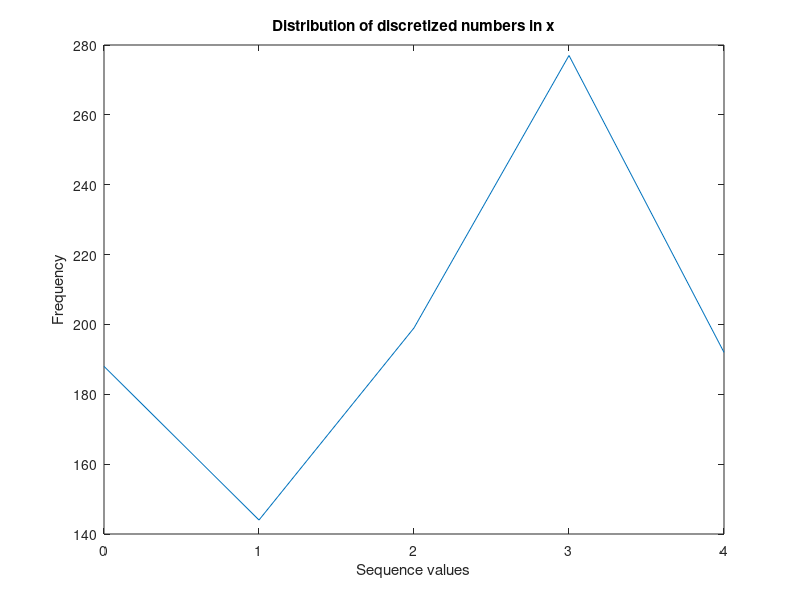

Write the MATLAB code that produced this figure. (Note: this script raises an error after producing the figure.)
function stochastic_sims
% Script file for designing and testing various random processes
% for the CAN simulator.

% Parameters
N = 1000; % Number of points to simulate
x_min = 0; % Minimum bound of process (reduce uncertainty, avoid UB)
x_max = 4; % Maximum bound of process
x0 = 2; % Initial condition
a = .7; % Increment amount for floating-point operations

% Generate realization of random process
% x = rw_int(N, x_min, x_max, x0);
% x = rw_slint(N, x_min, x_max, x0);
% x = rp_inc_can(N);
% x = rw_uslint(N, 4, x_min, x_max, x0);
% x = dq_saw(N, 8, x_min, x_max);
% x = dc_saw(N, a, x_min, x_max);
x = rp_uslfl(N, a, 4, x_min, x_max, x0);

% Analyze qualitatively the sample realization, including its distribution
stoch_analysis(x, x_min, x_max, 1);

end

function stoch_analysis(x, x_min, x_max, x_diff)
% Gathers basic insights of realization x to determine its concordance
% with the specifications and identify stability issues
% 
% x      = stochastic realization
% x_min  = minimum bound
% x_max  = maximum bound
% x_diff = difference between bins, used for histogram

% Histogram for values
% Look for unusual or uneven spikes suggesting unwanted convergence
b_vals = x_min:x_diff:x_max; % Bin locations (discrete)
b_freq = zeros(1, length(b_vals)); % Count per bin
b_out = 0; % Count of values outside of bin (usually this is erroneous)

ii = 1; jj = 1; % Initialize outside of scope to check values outside loop
for ii = 1:length(x)
    for jj = 1:length(b_vals)
        % Check if value is in bin; conditional expression varies
        % depending on whether or not the process is quantized
        if (x(ii) >= b_vals(jj)) && (x(ii) < b_vals(jj) + x_diff);
        % if x(ii) == b_vals(jj)
            b_freq(jj) = b_freq(jj) + 1;
            break % No other bins need to be checked
        end
    end

    % Determine if the value lies outside of the bins
    if jj > length(b_vals)
        b_out = b_out + 1;
    end
end

% Plot histogram
figure(1)
plot(b_vals, b_freq)
xlabel("Sequence values")
ylabel("Frequency")
title("Distribution of discretized numbers in x")

% Relay if any erroneous values were discovered
fprintf("Number of values not in expected distribution: %d\n", b_out);

% Histogram of differences
% Check if stochastic differentials are as defined
% as well as their robustness if the random process is bounded
% Take difference
dx = x(2:end) - x(1:end-1);

% Plot
figure(2)
histogram(dx)
xlabel("Bins")
ylabel("Frequency")
title("Distribution of differences x'[n] = x[n] - x[n - 1]")

% Time-evolution plots
% Look for intervals of unusual or undefined behavior, instability, etc.
figure(3)
subplot(2, 1, 1); % Values
plot(1:length(x), x);
xlabel("Time (n)")
ylabel("x[n]")
title("Time-evolution plots of values x[n] and differences x'[n]")
subplot(2, 1, 2); % Differences
plot(1:length(x)-1, dx);
xlabel("Time (n)")
ylabel("x'[n]")

end

function x = rp_uslfl(N, a, k, x_min, x_max, x0)
% Generates an floating-point random walk within the given bounds and using
% 
%   dW ~ a * (Unif(0, 2) - 1)
% 
% as the noise distribution, updated every kth interval.
% 
% N     = number of points for realization
% k     = time interval for update to (potentially) occur
% x_min = minimum bound (advised to be nonnegative)
% x_max = maximum bound
% x0    = initial condition to start the process

% Storage for state
x = [x0; zeros(N-1,1)];

% Turn noise data into random process
for ii = 2:N
    % Prevent update until interval reached
    if mod(ii, k) == 0
        % Check bounds
        x(ii) = x(ii - 1) + a * (randi([0 2]) - 1);
        if x(ii) < x_min
            x(ii) = x_min;
        elseif x(ii) > x_max
            x(ii) = x_max;
        end
    else % No update
        x(ii) = x(ii - 1);
    end
end

end

function x = rp_inc_can(N)
% Random process generated as close to the one used in the original 
% CAN bus simulations as can be approximated
%
% N = number of points

% Allocate data and set IC
x = zeros(1, N);
x(1) = 1.0;

% Generate process
b = [0 0];
for ii = 2:N
    % Update bounds
    b = [max(1, x(ii - 1) - 1), min(90, x(ii - 1) + 1)] * 1000;

    % Update data at point
    x(ii) = (b(1) + (b(2) - b(1)) * rand) / 1000;
end

end

function x = dc_saw(N, a, x_min, x_max)
% Generates a floating-point signal following the saw waveform
% within the bounds and with slope a.
% 
% N     = number of points for realization
% a     = update increment
% x_min = minimum bound (advised to be nonnegative)
% x_max = maximum bound, also starting value

% Storage for state
x = [x_min; zeros(N-1,1)];

% Generate saw
for ii = 2:N
    % Using traditional loop-based design for smoother transition to C
    x(ii) = x(ii - 1) + a;
    if x(ii) > x_max
        x(ii) = x(ii) - x_max + x_min;
    end
end

end

function x = dq_saw(N, k, x_min, x_max)
% Generates an integral signal following the saw waveform within the bounds,
% where the slope is equal to 1/k, or incrementing every kth interval.
% Resembles a discrete saw upsampled by k in a sample-hold fashion.
% 
% N     = number of points for realization
% k     = time interval for increment to occur
% x_min = minimum bound (advised to be nonnegative)
% x_max = maximum bound, also starting value

% Storage for state
x = [x_min; zeros(N-1,1)];

% Generate saw
for ii = 2:N
    % Prevent update until interval reached
    if mod(ii, k) == 0
        % Cycle back of maximum reached
        if x(ii - 1) == x_max
            x(ii) = x_min;
        else % Increment uniformly
            x(ii) = x(ii - 1) + 1;
        end
    else % No update
        x(ii) = x(ii - 1);
    end
end

end

function x = rw_uslint(N, k, x_min, x_max, x0)
% Generates an integral random walk within the given bounds and using
% 
%   dW ~ Unif(0, 2) - 1
% 
% as the noise distribution, updated every kth interval.
% 
% N     = number of points for realization
% k     = time interval for update to (potentially) occur
% x_min = minimum bound (advised to be nonnegative)
% x_max = maximum bound
% x0    = initial condition to start the process

% Storage for state
x = [x0; zeros(N-1,1)];

% Turn noise data into random process
for ii = 2:N
    if mod(ii, k) == 0
        % Check the bounds first to avoid unsigned overflow
        if x(ii - 1) == x_min
            x(ii) = x(ii - 1) + randi([0 1]);
        elseif x(ii - 1) == x_max
            x(ii) = x(ii - 1) - randi([0 1]);
        else % Update as usual, using the noise value
            x(ii) = x(ii - 1) + randi([0 2]) - 1;
        end
    else % No update
        x(ii) = x(ii - 1);
    end
end

end

function x = rw_slint(N, x_min, x_max, x0)
% Generates an integral random walk within the given bounds and using
% 
%   dW ~ Unif(0, 2) - 1
% 
% as the noise distribution. Biases appear to vary per realization.
% 
% N     = number of points for realization
% x_min = minimum bound (advised to be nonnegative)
% x_max = maximum bound
% x0    = initial condition to start the process

% Store noise realization in-place for convenience
x = randi(3, N, 1) - 2;

% Set IC
x(1) = x0;

% Turn noise data into random process
for ii = 2:N
    % Check the bounds first to avoid unsigned overflow
    if (x(ii - 1) == x_min) && (x(ii) == -1) % Avoid underpassing lower bound
        x(ii) = x(ii - 1);
    elseif (x(ii - 1) == x_max) && (x(ii) == 1) % Avoid surpassing upper bound
        x(ii) = x(ii - 1);
    else % Update as usual, using the noise value
        x(ii) = x(ii - 1) + x(ii);
    end
end

end

function x = rw_int(N, x_min, x_max, x0)
% Generates an integral random walk within the given bounds and using
% 
%   dW ~ 2 * Bern(0.5) - 1
% 
% as the noise distribution. Realizations are always unique.
% 
% N     = number of points for realization
% x_min = minimum bound (advised to be nonnegative)
% x_max = maximum bound
% x0    = initial condition to start the process

% Store noise realization in-place for convenience
x = randi(2, N, 1) * 2 - 3;

% Set IC
x(1) = x0;

% Turn noise data into random process
for ii = 2:N
    % Check the bounds first to avoid unsigned overflow
    if x(ii - 1) == x_min % Always increase from lower bound
        x(ii) = x(ii - 1) + 1;
    elseif x(ii - 1) == x_max % Always decrease from upper bound
        x(ii) = x(ii - 1) - 1;
    else % Update as usual, using the noise value
        x(ii) = x(ii - 1) + x(ii);
    end
end

end